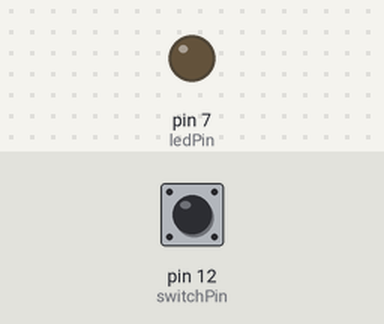
Recording of a sketch running on a simulated Arduino Uno, built with avr-gcc and run on an emulated ATmega328P. On the bench: output pins drawn as LEDs (lit = HIGH). The test bench sets the inputs (shaded band); at power-on: pin 12 (switchPin) LOW. What the sketch prints to the serial monitor is not drawn.

Above: at 1.2 s.
1.3 s: pin 12 (switchPin) pulled HIGH for 0.15 s
At 1.37 s:
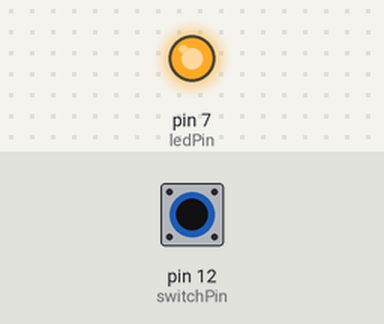
2.9 s: pin 12 (switchPin) pulled HIGH for 3.2 s
At 6.7 s:
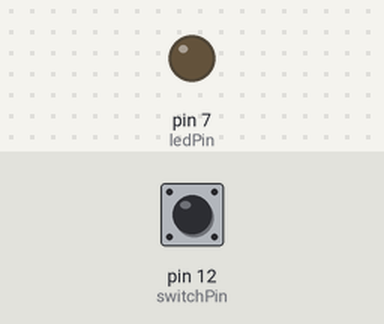
Timing chart, 0 to 8.2 s (numbered marks = the images above; inputs shaded):
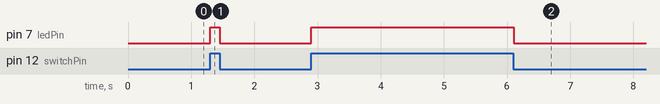

The sketch:

GrowBar.ino
```cpp
/*
  GrowBar

  Arduino to Procesing

  by Scott Kildall


  If the switch is on, then the LED turns on, otherwise it turns off

  LED is on pin 7
  Button is on pin 4 -- use a pull-down resistor (10K) to ground


 */

// Global variables
int ledPin = 7;
int switchPin = 12;

// the setup function runs once when you press reset or power the board
void setup() {
  pinMode(ledPin, OUTPUT);    // Your LED pin, check out global variables above
  pinMode(switchPin, INPUT);  // Your switch pin (though technically speaking, this code is not needed)

  Serial.begin(115200);
}

// the loop function runs over and over again forever
void loop() {
  // if button is pressed, turn LED on, otherwise turn it off
  //-- alternate ways, use HIGH instead of true - these evaluate the same thing


   if( digitalRead(switchPin) == HIGH  )   {
       digitalWrite(ledPin, HIGH);
       //Serial.println(1);

       // comment out println() above for Processing and uncomment line below
       Serial.print(1);
   }

   else {
      digitalWrite(ledPin, LOW);
      //Serial.println(0);

      // comment out println() above for Processing and uncomment line below
      Serial.print(0);
   }

   delay(50);
}
```

Measured:
- after the input at 1.3 s, pin 7 (ledPin): LOW → HIGH at once, → LOW 0.15 s later
- after the input at 2.9 s, pin 7 (ledPin): LOW → HIGH at once, → LOW 3.2 s later
